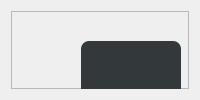
        <widget class="QWidget" name="atc_tab_2">
         <attribute name="title">
          <string>- Tools -</string>
         </attribute>
         <layout class="QHBoxLayout" name="horizontalLayout_45">
          <item>
           <widget class="QFrame" name="frame_2">
            <property name="frameShape">
             <enum>QFrame::Shape::StyledPanel</enum>
            </property>
            <property name="frameShadow">
             <enum>QFrame::Shadow::Raised</enum>
            </property>
            <widget class="QFrame" name="frame_3">
             <property name="geometry">
              <rect>
               <x>70</x>
               <y>30</y>
               <width>100</width>
               <height>241</height>
              </rect>
             </property>
             <property name="sizePolicy">
              <sizepolicy hsizetype="Fixed" vsizetype="Fixed">
               <horstretch>0</horstretch>
               <verstretch>0</verstretch>
              </sizepolicy>
             </property>
             <property name="minimumSize">
              <size>
               <width>100</width>
               <height>100</height>
              </size>
             </property>
             <property name="maximumSize">
              <size>
               <width>520</width>
               <height>480</height>
              </size>
             </property>
             <property name="styleSheet">
              <string notr="true">.QFrame{
    border-style: solid;
    border-color: rgb(206, 209, 202);
    background-color: rgb(51, 57, 59);
    border-radius: 8px;
}</string>
             </property>
             <layout class="QVBoxLayout" name="verticalLayout_21">
              <property name="spacing">
               <number>6</number>
              </property>
              <property name="leftMargin">
               <number>3</number>
              </property>
              <property name="topMargin">
               <number>6</number>
              </property>
              <property name="rightMargin">
               <number>3</number>
              </property>
              <property name="bottomMargin">
               <number>12</number>
              </property>
              <item>
               <widget class="QWidget" name="probe_help_Group_select" native="true">
                <property name="sizePolicy">
                 <sizepolicy hsizetype="Expanding" vsizetype="Fixed">
                  <horstretch>0</horstretch>
                  <verstretch>0</verstretch>
                 </sizepolicy>
                </property>
                <property name="minimumSize">
                 <size>
                  <width>0</width>
                  <height>40</height>
                 </size>
                </property>
                <property name="maximumSize">
                 <size>
                  <width>16777215</width>
                  <height>40</height>
                 </size>
                </property>
                <property name="styleSheet">
                 <string notr="true"/>
                </property>
                <layout class="QHBoxLayout" name="horizontalLayout_44">
                 <property name="leftMargin">
                  <number>70</number>
                 </property>
                 <property name="topMargin">
                  <number>1</number>
                 </property>
                 <property name="rightMargin">
                  <number>70</number>
                 </property>
                 <property name="bottomMargin">
                  <number>1</number>
                 </property>
                 <item>
                  <widget class="QPushButton" name="probe_help_prev">
                   <property name="sizePolicy">
                    <sizepolicy hsizetype="Fixed" vsizetype="Fixed">
                     <horstretch>0</horstretch>
                     <verstretch>0</verstretch>
                    </sizepolicy>
                   </property>
                   <property name="minimumSize">
                    <size>
                     <width>150</width>
                     <height>37</height>
                    </size>
                   </property>
                   <property name="maximumSize">
                    <size>
                     <width>150</width>
                     <height>37</height>
                    </size>
                   </property>
                   <property name="focusPolicy">
                    <enum>Qt::FocusPolicy::NoFocus</enum>
                   </property>
                   <property name="styleSheet">
                    <string notr="true">QPushButton{
    padding-left: 0px;
    padding-right: 0px;
    font: 14pt &quot;Probe Basic Bebas Mono&quot;;
}</string>
                   </property>
                   <property name="text">
                    <string>     PREV PAGE  </string>
                   </property>
                   <property name="icon">
                    <iconset resource="probe_basic.qrc">
                     <normaloff>:/images/left_arrow.png</normaloff>:/images/left_arrow.png</iconset>
                   </property>
                   <property name="iconSize">
                    <size>
                     <width>16</width>
                     <height>16</height>
                    </size>
                   </property>
                   <property name="checkable">
                    <bool>false</bool>
                   </property>
                   <property name="checked">
                    <bool>false</bool>
                   </property>
                   <property name="autoExclusive">
                    <bool>true</bool>
                   </property>
                  </widget>
                 </item>
                 <item>
                  <widget class="QPushButton" name="probe_help_next">
                   <property name="sizePolicy">
                    <sizepolicy hsizetype="Fixed" vsizetype="Fixed">
                     <horstretch>0</horstretch>
                     <verstretch>0</verstretch>
                    </sizepolicy>
                   </property>
                   <property name="minimumSize">
                    <size>
                     <width>150</width>
                     <height>37</height>
                    </size>
                   </property>
                   <property name="maximumSize">
                    <size>
                     <width>150</width>
                     <height>37</height>
                    </size>
                   </property>
                   <property name="focusPolicy">
                    <enum>Qt::FocusPolicy::NoFocus</enum>
                   </property>
                   <property name="layoutDirection">
                    <enum>Qt::LayoutDirection::RightToLeft</enum>
                   </property>
                   <property name="styleSheet">
                    <string notr="true">QPushButton{
    padding-left: 0px;
    padding-right: 0px;
    font: 14pt &quot;Probe Basic Bebas Mono&quot;;
}</string>
                   </property>
                   <property name="text">
                    <string> NEXT PAGE     </string>
                   </property>
                   <property name="icon">
                    <iconset resource="probe_basic.qrc">
                     <normaloff>:/images/right_arrow.png</normaloff>:/images/right_arrow.png</iconset>
                   </property>
                   <property name="iconSize">
                    <size>
                     <width>16</width>
                     <height>16</height>
                    </size>
                   </property>
                   <property name="checkable">
                    <bool>false</bool>
                   </property>
                   <property name="autoExclusive">
                    <bool>true</bool>
                   </property>
                  </widget>
                 </item>
                </layout>
               </widget>
              </item>
             </layout>
            </widget>
            <widget class="QLabel" name="label_77">
             <property name="geometry">
              <rect>
               <x>220</x>
               <y>-10</y>
               <width>450</width>
               <height>400</height>
              </rect>
             </property>
             <property name="sizePolicy">
              <sizepolicy hsizetype="Preferred" vsizetype="Fixed">
               <horstretch>0</horstretch>
               <verstretch>0</verstretch>
              </sizepolicy>
             </property>
             <property name="minimumSize">
              <size>
               <width>450</width>
               <height>400</height>
              </size>
             </property>
             <property name="maximumSize">
              <size>
               <width>450</width>
               <height>400</height>
              </size>
             </property>
             <property name="styleSheet">
              <string notr="true">QLabel{
    border-style: solid;
    border-color: rgb(46, 54, 56);
    border-width: 3px;
    border-radius: 10px;
    background: rgb(245, 240, 255);
	image: url(:/images/step_off_width.png);
}</string>
             </property>
             <property name="text">
              <string/>
             </property>
             <property name="scaledContents">
              <bool>true</bool>
             </property>
             <property name="indent">
              <number>0</number>
             </property>
            </widget>
           </widget>
          </item>
         </layout>
        </widget>
